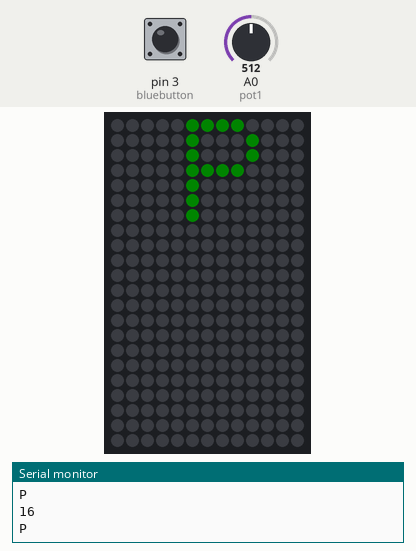
Recording of a sketch running on a simulated Arduino Uno, built with avr-gcc and run on an emulated ATmega328P. On the bench: 13×22 RGB LED matrix (first LED top left, wired row by row), the last lines printed to the serial monitor. The inputs (shaded band) are chosen by the test bench; at power-on: A0 (pot1) = 512, pin 3 (bluebutton) LOW. Dim RGB values are drawn brighter than linear.

Above: at 1.2 s.
1.3 s: A0 (pot1) set to 716
At 2.7 s:
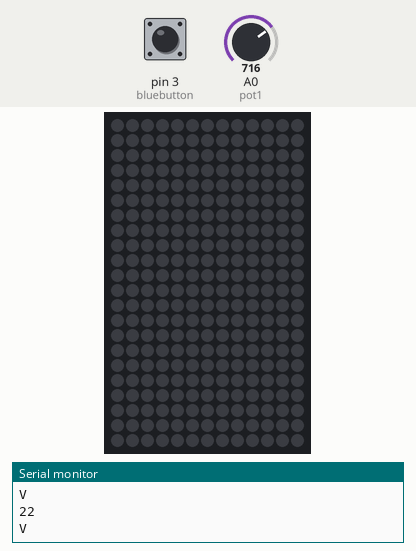
At 3.36 s:
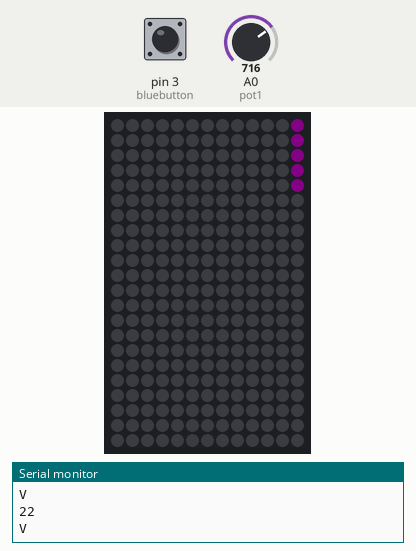
4.3 s: pin 3 (bluebutton) pulled HIGH for 3.2 s
At 12.54 s:
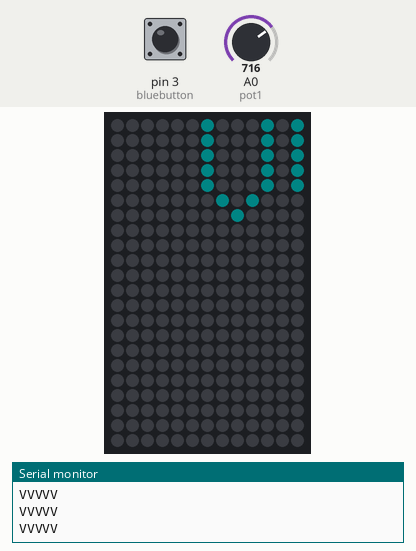

The sketch:

MatrixWrite.ino
```cpp
#include <Adafruit_GFX.h>
#include <Adafruit_NeoMatrix.h>
#include <Adafruit_NeoPixel.h>

#define BLACK    0x0000
#define BLUE     0x001F
#define RED      0xF800
#define GREEN    0x07E0
#define CYAN     0x07FF
#define MAGENTA  0xF81F
#define YELLOW   0xFFE0
#define WHITE    0xFFFF

#define PIN 3
#define pot1 A0

Adafruit_NeoMatrix matrix = Adafruit_NeoMatrix(13, 22, 6,
  NEO_MATRIX_BOTTOM     + NEO_MATRIX_LEFT +
  NEO_MATRIX_ROWS + NEO_MATRIX_ZIGZAG,
  NEO_GRB            + NEO_KHZ800);


  float colors[] = {
  GREEN, MAGENTA, CYAN };
  int x = matrix.width();
  int pass = 0;


void setup() {
  Serial.begin(9600);
  pinMode(3,INPUT);//bluebutton

  matrix.begin();
  matrix.setBrightness(7);
  matrix.setTextColor(colors[0]);
  matrix.setTextWrap(false);

}
int count= 0;
String temp= "";
String keep1,keep2,keep3,keep4,keep5;

void loop() {
  int bluebutton = digitalRead(3);
  int data = analogRead(pot1);
  int letters = map(data,0,1023, 0,32);//0 for when not pressed //having problems getting to 26

    if(count<5){
      Serial.println(letters);
     //Serial.println(keep1 +keep2 + keep3+ keep4 +keep5);
     Serial.println(temp);

        matrix.fillScreen(0);
        matrix.setCursor(x, 0);
        matrix.print(temp);
        if(--x < -10) {
          x = matrix.width();
          if(++pass >= 3) pass = 0;
          matrix.setTextColor(colors[pass]);
        }
          matrix.show();
          delay(100);
    }else{
      Serial.println(keep1 +keep2 + keep3+ keep4 +keep5);
        matrix.fillScreen(0);
        matrix.setCursor(x, 0);
        String printMe= keep1 +keep2 + keep3+ keep4 +keep5;
        matrix.print(printMe);
        if(--x < -26) {
          x = matrix.width();
          if(++pass >= 3) pass = 0;
          matrix.setTextColor(colors[pass]);
        }
          matrix.show();
          delay(100);
    }

  if(letters== 1){
    temp= "A";
    }else if(letters==2){
      temp= "B";
    }else if(letters==3){
      temp= "C";
    }else if(letters==4){
      temp= "D";
    }else if(letters==5){
      temp= "E";
      }else if(letters==6){
      temp= "F";
      }else if(letters==7){
      temp= "G";}
      else if(letters==8){
      temp= "H";
      }else if(letters==9){
      temp= "I";
      }else if(letters==10){
      temp= "J";
      }else if(letters==11){
      temp= "K";
      }else if(letters==12){
      temp= "L";
      }else if(letters==13){
      temp= "M";
      }else if(letters==14){
      temp= "N";
      }else if(letters==15){
      temp= "O";
      }else if(letters==16){
      temp= "P";
      }else if(letters==17){
      temp= "Q";
      }else if(letters==18){
      temp= "R";
      }else if(letters==19){
      temp= "S";
      }else if(letters==20){
      temp= "T";
      }else if(letters==21){
      temp= "U";
      }else if(letters==22){
      temp= "V";
      }else if(letters==23){
      temp= "W";
      }else if(letters==24){
      temp= "X";
      }else if(letters==25){
      temp= "Y";
      }else if(letters==26){
      temp= "Z";
    }else{
      temp=" ";
    }


 if(bluebutton == HIGH ){

    count ++;
     Serial.println(count);
    if(count==1){
    keep1 = temp;
    }else if(count ==2){
       keep2=temp;
      }else if(count ==3){
        keep3=temp;
      }else if(count ==4){
         keep4=temp;
      }else if(count ==5){
         keep5=temp;
      }else{// 5+ entered
      }

     delay(500);

  }


  // matrix.drawLine(0,0,x,x,YELLOW);

}

//void drawLine(uint16_t x0, uint16_t y0, uint16_t x5, uint16_t y5, uint16_t color);
```

Measured:
- what the display in image 1 shows lasts 0.9 s, from 2.4 s to 3.3 s
